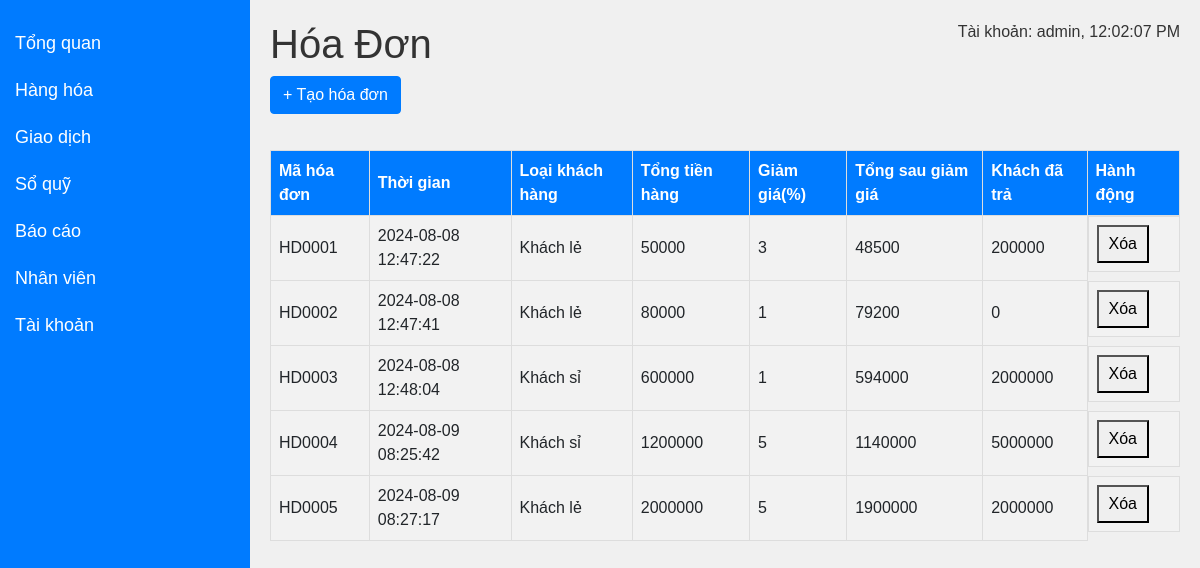
Page /transaction (signed in) on the committed database.
### db.py (models this page shows)
class Bill(db.Model):
    __tablename__ = 'bill'
    id_bill = db.Column(db.Integer, primary_key=True)
    quantity = db.Column(db.Integer, nullable=False)
    date = db.Column(db.DateTime, default=lambda: datetime.utcnow().replace(microsecond=0), nullable=False)
    type_customer = db.Column(db.String(255), nullable=True)
    totalprice = db.Column(db.Integer, nullable=True)
    discount = db.Column(db.Integer, nullable=True)
    afterdiscount = db.Column(db.Integer, nullable=True)
    customerpaid = db.Column(db.Integer, nullable=True)
    id_product = db.Column(db.Integer, nullable=False)
    phone_customer = db.Column(db.Integer, nullable=True)

### app.py (the view)
@app.route("/transaction", methods=["GET"])
def admin_transaction():
    if "user_id" in session and session["usertype"] == "admin":
        user = Register.query.filter_by(id=session["user_id"]).first()
        if user:
            bills = get_bills()
            return render_template(
                "admin/transaction.html", user_name=user.user, bills=bills
            )
        else:
            return "Không tìm thấy thông tin người dùng"
    else:
        return redirect(url_for("login"))

### app.py (called while the page is built)
def get_bills():
    try:
        bills = Bill.query.with_entities(
            Bill.id_bill,
            Bill.date,
            Bill.type_customer,
            Bill.totalprice,
            Bill.discount,
            Bill.afterdiscount,
            Bill.customerpaid,
            Bill.id_product,
        ).all()
    except ProgrammingError:
        bills = []
    bill_list = []
    for bill in bills:
        bill_data = {
            "id_bill": bill.id_bill,
            "code_bill": "HD{:04d}".format(bill.id_bill),
            "date": bill.date,
            "type_customer": bill.type_customer,
            "totalprice": bill.totalprice,
            "discount": bill.discount,
            "afterdiscount": bill.afterdiscount,
            "customerpaid": bill.customerpaid,
            "id_product": bill.id_product,
        }
        bill_list.append(bill_data)
    return bill_list

### templates/admin/transaction.html (shortened to what this page needs)
<!DOCTYPE html>
<html lang="en">
<head>
    <link rel="stylesheet" href="https://stackpath.bootstrapcdn.com/bootstrap/4.5.2/css/bootstrap.min.css">
</head>
<body>
    <div class="sidebar">
        <a href="/overview">Tổng quan</a>
        <a href="/product">Hàng hóa</a>
        <a href="/transaction">Giao dịch</a>
        <a href="/treasury">Sổ quỹ</a>
        <a href="/report">Báo cáo</a>
        <a href="/staff">Nhân viên</a>
        <a href="/account">Tài khoản</a>
    </div>
    <div class="content">
        <h1>Hóa Đơn</h1>
        <p id="realtime-data"></p>
        <button id="addBill" class="btn btn-primary mb-3" onclick="openNewTab()">+ Tạo hóa đơn</button>
        <table>
            <thead>
                <tr>
                    <th>Mã hóa đơn</th>
                    <th>Thời gian</th>
                    <th>Loại khách hàng</th>
                    <th>Tổng tiền hàng</th>
                    <th>Giảm giá(%)</th>
                    <th>Tổng sau giảm giá</th>
                    <th>Khách đã trả</th>
                    <th>Hành động</th>
                </tr>
            </thead>
            <tbody>
                {% for bill in bills %}
                <tr>
                    <td>{{ bill.code_bill }}</td>
                    <td>{{ bill.date }}</td>
                    <td>{{ bill.type_customer }}</td>
                    <td>{{ bill.totalprice }}</td>
                    <td>{{ bill.discount }}</td>
                    <td>{{ bill.afterdiscount }}</td>
                    <td>{{ bill.customerpaid }}</td>
                    <td class="action-buttons">
                        <button onclick="deleteBill('{{ bill.id_bill }}')">Xóa</button>
                    </td>
                </tr>
                {% endfor %}
            </tbody>
        </table>
    </div>
</body>
</html>

### templates/admin/transaction.html (style rules this page uses)
body { font-family: Arial, sans-serif; background-color: #f0f0f0; margin: 0; padding: 0; position: relative; }
.sidebar { height: 100%; width: 250px; position: fixed; top: 0; left: 0; background-color: #007bff; padding-top: 20px; }
.sidebar a { padding: 10px 15px; text-decoration: none; font-size: 18px; color: white; display: block; transition: background-color 0.3s ease; }
.content { margin-left: 250px; padding: 20px; }
.content h1 { color: #333; }
.content p { color: #666; }
#realtime-data { position: absolute; top: 20px; right: 20px; color: #333; }
table { width: 100%; border-collapse: collapse; margin-top: 20px; }
th, td { border: 1px solid #dddddd; text-align: left; padding: 8px; }
th { background-color: #007bff; color: white; }
td { background-color: #f2f2f2; }
.action-buttons { display: flex; justify-content: space-between; }
.action-buttons button { padding: 5px 10px; cursor: pointer; }

### rows in the picture
Bill: code_bill "HD0001", date "2024-08-08 12:47:22", type_customer "Khách lẻ", totalprice "50000", discount "3", afterdiscount "48500", customerpaid "200000"
Bill: code_bill "HD0002", date "2024-08-08 12:47:41", type_customer "Khách lẻ", totalprice "80000", discount "1", afterdiscount "79200", customerpaid "0"
Bill: code_bill "HD0003", date "2024-08-08 12:48:04", type_customer "Khách sỉ", totalprice "600000", discount "1", afterdiscount "594000", customerpaid "2000000"
Bill: code_bill "HD0004", date "2024-08-09 08:25:42", type_customer "Khách sỉ", totalprice "1200000", discount "5", afterdiscount "1140000", customerpaid "5000000"
Bill: code_bill "HD0005", date "2024-08-09 08:27:17", type_customer "Khách lẻ", totalprice "2000000", discount "5", afterdiscount "1900000", customerpaid "2000000"
